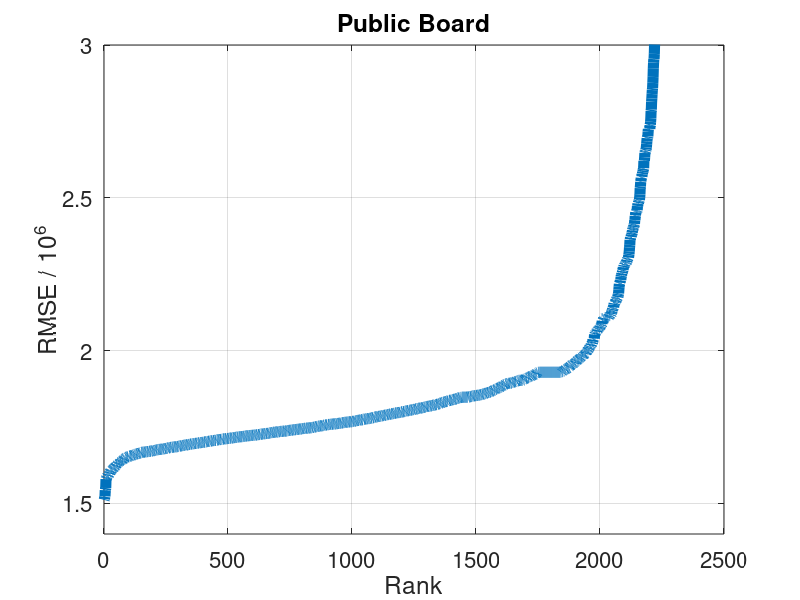

Recreate this plot in MATLAB.
#!/usr/bin/env octave -qf

figure('visible','off');

s = load('best_scores.txt');
s = sort(s) / 1e6;
% scatter(s(:,1), s(:,2), 30, 'filled');
plot(s, 'LineWidth', 8);

grid on;

title('Public Board', 'FontSize', 16, 'FontWeight', 'bold', 'FontName', 'Helvetica');
xlabel('Rank', 'FontSize', 16, 'FontName', 'Helvetica');
ylabel('RMSE / 10^6', 'FontSize', 16, 'FontName', 'Helvetica');

ylim([1.4 3.0])

set(gca, 'FontSize', 16, 'FontName', 'Helvetica');

print -depsc scores.eps